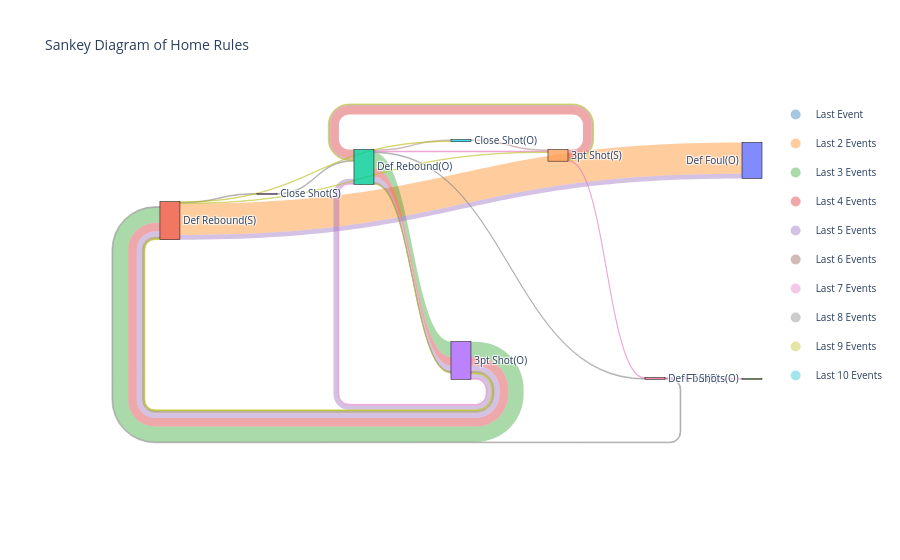

Notebook code cell kept with this figure:
### Code cell
events = [
    {"event": "Last Event", "rule": ["Def Foul(O)"], "frequency": 562},
    {"event": "Last 2 Events", "rule": ["Def Rebound(S)", "Def Foul(O)"], "frequency": 108},
    {"event": "Last 3 Events", "rule": ["Def Rebound(O)", "3pt Shot(O)", "Def Rebound(S)"], "frequency": 53},
    {"event": "Last 4 Events", "rule": ["3pt Shot(S)", "Def Rebound(O)", "3pt Shot(O)", "Def Rebound(S)"], "frequency": 30},
    {"event": "Last 5 Events", "rule": ["3pt Shot(O)", "Def Rebound(O)", "3pt Shot(O)", "Def Rebound(S)", "Def Foul(O)"], "frequency": 16},
    {"event": "Last 6 Events", "rule": ["Def Rebound(O)", "Close Shot(O)", "3pt Shot(S)", "Def Rebound(O)", "3pt Shot(O)", "Def Rebound(S)"], "frequency": 5},
    {"event": "Last 7 Events", "rule": ["3pt Shot(O)", "Def Rebound(O)", "3pt Shot(S)", "Def Foul(S)", "FT Shots(O)"], "frequency": 3},
    {"event": "Last 8 Events", "rule": ["Def Rebound(O)", "3pt Shot(O)", "Def Rebound(S)", "Close Shot(S)", "Def Rebound(O)", "Def Foul(S)", "Def Rebound(S)"], "frequency": 3},
    {"event": "Last 9 Events", "rule": ["3pt Shot(O)", "Def Rebound(S)", "3pt Shot(S)", "Def Rebound(O)", "3pt Shot(O)", "Def Rebound(S)", "Close Shot(O)"], "frequency": 2},
    {"event": "Last 10 Events", "rule": ["Any"], "frequency": 1}
]

nodes = []
for event in events:
    for step in event["rule"]:
        if step not in nodes:
            nodes.append(step)

source = []
target = []
value = []
color = []

colors = [
    "rgba(31, 119, 180, 0.4)", "rgba(255, 127, 14, 0.4)", "rgba(44, 160, 44, 0.4)",
    "rgba(214, 39, 40, 0.4)", "rgba(148, 103, 189, 0.4)", "rgba(140, 86, 75, 0.4)",
    "rgba(227, 119, 194, 0.4)", "rgba(127, 127, 127, 0.4)", "rgba(188, 189, 34, 0.4)",
    "rgba(23, 190, 207, 0.4)"
]

for i, event in enumerate(events):
    rule_sequence = event["rule"]
    freq = event["frequency"]
    event_color = colors[i % len(colors)]

    for j in range(len(rule_sequence) - 1):
        source_node = nodes.index(rule_sequence[j])
        target_node = nodes.index(rule_sequence[j + 1])
        
        source.append(source_node)
        target.append(target_node)
        value.append(freq)
        color.append(event_color)

fig = go.Figure(data=[go.Sankey(
    node=dict(
        pad=200,  
        thickness=20,
        line=dict(color="black", width=0.5),
        label=nodes,
    ),
    link=dict(
        source=source,
        target=target,
        value=value,
        color=color  
    )
)])

legend_items = [event['event'] for event in events]
legend_colors = [colors[i % len(colors)] for i in range(len(events))]

for i, item in enumerate(legend_items):
    fig.add_trace(go.Scatter(
        x=[None], y=[None],
        mode='markers',
        marker=dict(size=10, color=legend_colors[i]),
        legendgroup=item,
        showlegend=True,
        name=item
    ))

fig.update_layout(
    title_text="Sankey Diagram of Home Rules",
    font_size=10,
    plot_bgcolor='white',  
    paper_bgcolor='white',
    xaxis=dict(showgrid=False, zeroline=False, showticklabels=False),
    yaxis=dict(showgrid=False, zeroline=False, showticklabels=False)
)

fig.show()

### Figure 1 — Plotly figure (JSON) as saved in the notebook; plotly's stock layout.template omitted (floating-point values rounded to 4 significant figures)
{"data": [{"link": {"color": ["rgba(255, 127, 14, 0.4)", "rgba(44, 160, 44, 0.4)", "rgba(44, 160, 44, 0.4)", "rgba(214, 39, 40, 0.4)", "rgba(214, 39, 40, 0.4)", "rgba(214, 39, 40, 0.4)", "rgba(148, 103, 189, 0.4)", "rgba(148, 103, 189, 0.4)", "rgba(148, 103, 189, 0.4)", "rgba(148, 103, 189, 0.4)", "rgba(140, 86, 75, 0.4)", "rgba(140, 86, 75, 0.4)", "rgba(140, 86, 75, 0.4)", "rgba(140, 86, 75, 0.4)", "rgba(140, 86, 75, 0.4)", "rgba(227, 119, 194, 0.4)", "rgba(227, 119, 194, 0.4)", "rgba(227, 119, 194, 0.4)", "rgba(227, 119, 194, 0.4)", "rgba(127, 127, 127, 0.4)", "rgba(127, 127, 127, 0.4)", "rgba(127, 127, 127, 0.4)", "rgba(127, 127, 127, 0.4)", "rgba(127, 127, 127, 0.4)", "rgba(127, 127, 127, 0.4)", "rgba(188, 189, 34, 0.4)", "rgba(188, 189, 34, 0.4)", "rgba(188, 189, 34, 0.4)", "rgba(188, 189, 34, 0.4)", "rgba(188, 189, 34, 0.4)", "rgba(188, 189, 34, 0.4)"], "source": [1, 2, 3, 4, 2, 3, 3, 2, 3, 1, 2, 5, 4, 2, 3, 3, 2, 4, 6, 2, 3, 1, 8, 2, 6, 3, 1, 4, 2, 3, 1], "target": [0, 3, 1, 2, 3, 1, 2, 3, 1, 0, 5, 4, 2, 3, 1, 2, 4, 6, 7, 3, 1, 8, 2, 6, 1, 1, 4, 2, 3, 1, 5], "value": [108, 53, 53, 30, 30, 30, 16, 16, 16, 16, 5, 5, 5, 5, 5, 3, 3, 3, 3, 3, 3, 3, 3, 3, 3, 2, 2, 2, 2, 2, 2]}, "node": {"label": ["Def Foul(O)", "Def Rebound(S)", "Def Rebound(O)", "3pt Shot(O)", "3pt Shot(S)", "Close Shot(O)", "Def Foul(S)", "FT Shots(O)", "Close Shot(S)", "Any"], "line": {"color": "black", "width": 0.5}, "pad": 200, "thickness": 20}, "type": "sankey"}, {"legendgroup": "Last Event", "marker": {"color": "rgba(31, 119, 180, 0.4)", "size": 10}, "mode": "markers", "name": "Last Event", "showlegend": true, "type": "scatter", "x": [null], "y": [null]}, {"legendgroup": "Last 2 Events", "marker": {"color": "rgba(255, 127, 14, 0.4)", "size": 10}, "mode": "markers", "name": "Last 2 Events", "showlegend": true, "type": "scatter", "x": [null], "y": [null]}, {"legendgroup": "Last 3 Events", "marker": {"color": "rgba(44, 160, 44, 0.4)", "size": 10}, "mode": "markers", "name": "Last 3 Events", "showlegend": true, "type": "scatter", "x": [null], "y": [null]}, {"legendgroup": "Last 4 Events", "marker": {"color": "rgba(214, 39, 40, 0.4)", "size": 10}, "mode": "markers", "name": "Last 4 Events", "showlegend": true, "type": "scatter", "x": [null], "y": [null]}, {"legendgroup": "Last 5 Events", "marker": {"color": "rgba(148, 103, 189, 0.4)", "size": 10}, "mode": "markers", "name": "Last 5 Events", "showlegend": true, "type": "scatter", "x": [null], "y": [null]}, {"legendgroup": "Last 6 Events", "marker": {"color": "rgba(140, 86, 75, 0.4)", "size": 10}, "mode": "markers", "name": "Last 6 Events", "showlegend": true, "type": "scatter", "x": [null], "y": [null]}, {"legendgroup": "Last 7 Events", "marker": {"color": "rgba(227, 119, 194, 0.4)", "size": 10}, "mode": "markers", "name": "Last 7 Events", "showlegend": true, "type": "scatter", "x": [null], "y": [null]}, {"legendgroup": "Last 8 Events", "marker": {"color": "rgba(127, 127, 127, 0.4)", "size": 10}, "mode": "markers", "name": "Last 8 Events", "showlegend": true, "type": "scatter", "x": [null], "y": [null]}, {"legendgroup": "Last 9 Events", "marker": {"color": "rgba(188, 189, 34, 0.4)", "size": 10}, "mode": "markers", "name": "Last 9 Events", "showlegend": true, "type": "scatter", "x": [null], "y": [null]}, {"legendgroup": "Last 10 Events", "marker": {"color": "rgba(23, 190, 207, 0.4)", "size": 10}, "mode": "markers", "name": "Last 10 Events", "showlegend": true, "type": "scatter", "x": [null], "y": [null]}], "layout": {"font": {"size": 10}, "paper_bgcolor": "white", "plot_bgcolor": "white", "title": {"text": "Sankey Diagram of Home Rules"}, "xaxis": {"showgrid": false, "showticklabels": false, "zeroline": false}, "yaxis": {"showgrid": false, "showticklabels": false, "zeroline": false}}}
